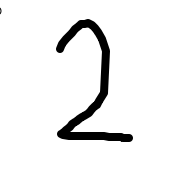
#> input picture app/PIL_tutor/test.png, 180 x 175 px
$ python -i water_shade.py   (imports and definitions only)
#> lines starting #> are read from the running program, lines starting #| are printed output that depends on the picture; after the words box and inside, x2 and y2 are one past the last pixel; in counts of white or black regions, pixels touching at a corner belong together
#> further down, picture is the input picture: shape (175, 180, 3); min 0, max 255, mean 238.7
import cv2 as cv
import numpy as np
from matplotlib import pyplot as plt
from PIL import Image

class SeparateImages():
    def splitNumbers(self, image):
        gray = cv.cvtColor(image, cv.COLOR_BGR2GRAY)

        _, binary = cv.threshold(gray, 0, 255, cv.THRESH_BINARY_INV)
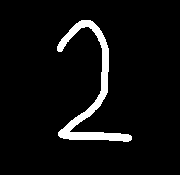
#> binary: shape (175, 180); 5.6% white; 1 white region
        contours, _ = cv.findContours(binary, cv.RETR_EXTERNAL, cv.CHAIN_APPROX_SIMPLE)
#> contours = 1 contour; box (x1, y1, x2, y2) and area: (57, 20, 132, 142) 1548


        digits = []


        for contour in contours:
            x, y, w, h = cv.boundingRect(contour)

            if w > 10 and h > 20:
                digit = binary[y:y+h, x:x+w]

                copy_image = np.copy(digit)
                inverted_image = cv.bitwise_not(copy_image)

                digits.append([x, inverted_image])
#> this loop made 1 pass
#> (x, y, w, h) on pass 1: (57, 20, 75, 122)
#> pass 1, in splitNumbers, `digit = binary[y:y+h, x:x+w]`:
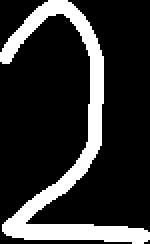
#> digit: shape (122, 75) (shown 2 times larger); 19.4% white; 1 white region, box (x1, y1, x2, y2) and area: (0, 0, 75, 122) 1773
#> after the loop, digits = 1 item
        digits.sort(key=lambda item: item[0])

        ordered_list = []
        for i, image in digits:
            ordered_list.append(image)
#> this loop made 1 pass
#> i on pass 1: 57
#> after the loop, ordered_list = 1 item

        return ordered_list


>>> import cv2
>>> picture = cv2.imread('PIL_tutor/test.png')
>>> result = SeparateImages().splitNumbers(picture)
#> result = 1 item
